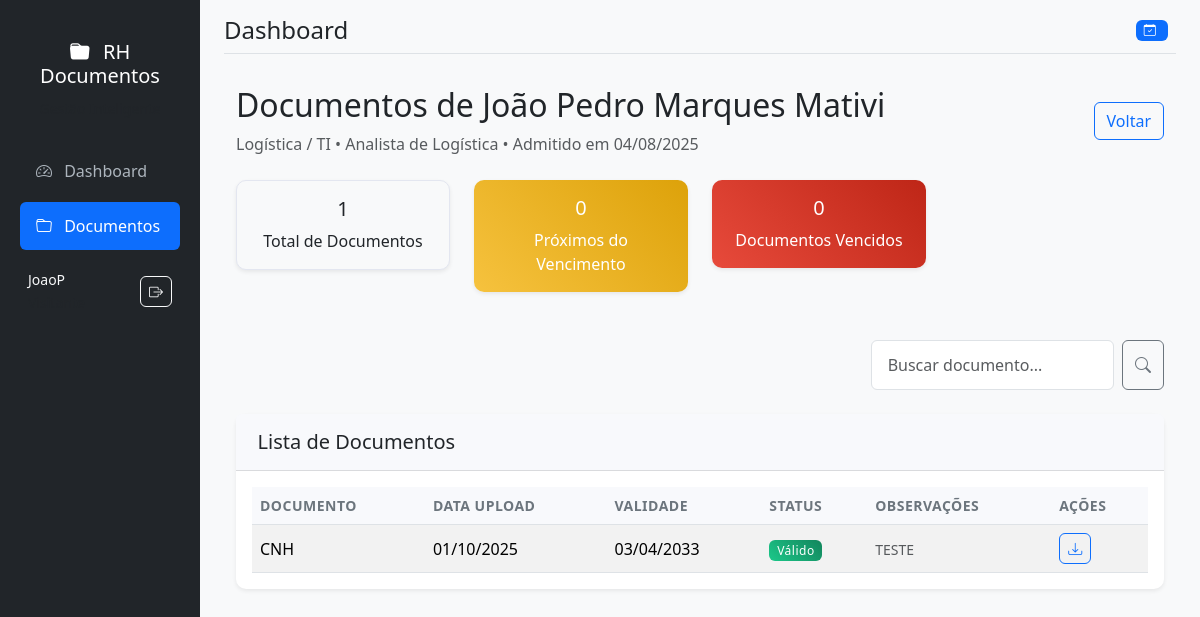
/colaborador/1/documentos (signed in), run on an earlier commit of the app's database.
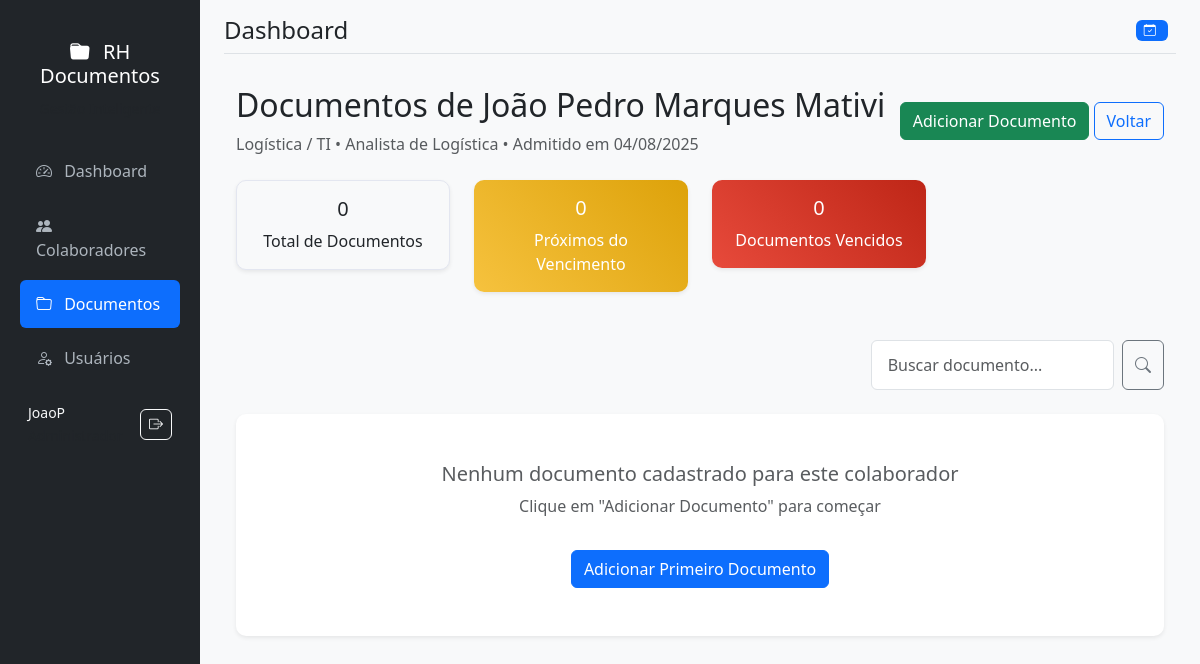
And on a later commit of the database.
### models.py (models this page shows)
class Documento(db.Model):
    id = db.Column(db.Integer, primary_key=True)
    colaborador_id = db.Column(db.Integer, db.ForeignKey('colaborador.id'), nullable=False)
    nome = db.Column(db.String(100), nullable=False)
    tipo_validade = db.Column(db.String(20), nullable=False)  # indeterminado, 3, 6, 12, personalizado
    data_upload = db.Column(db.DateTime, default=datetime.utcnow)
    data_validade = db.Column(db.Date)
    arquivo = db.Column(db.String(200), nullable=False)
    observacoes = db.Column(db.Text)
    def status_vencimento(self):
        if self.tipo_validade == 'indeterminado':
            return 'válido'
        hoje = datetime.now().date()
        if self.data_validade < hoje:
            return 'vencido'
        elif (self.data_validade - hoje).days <= 30:
            return 'proximo_vencer'
        else:
            return 'válido'

### app.py (the view)
@app.route('/colaborador/<int:colaborador_id>/documentos')
@login_required
def documentos_colaborador(colaborador_id):
    colaborador = Colaborador.query.get_or_404(colaborador_id)
    search_query = request.args.get('search', '').strip()
    query = Documento.query.filter_by(colaborador_id=colaborador_id)
    if search_query:
        query = query.filter(Documento.nome.ilike(f'%{search_query}%'))
    documentos = query.all()
    return render_template('documentos_colaborador.html',
                         colaborador=colaborador,
                         documentos=documentos,
                         search_query=search_query) # Passa o termo de busca para o template

### app.py (called while the page is built)
@login_manager.user_loader
def load_user(user_id):
    return User.query.get(int(user_id))

### models.py (called while the page is built)
    def has_permission(self, permission):
        roles_permissions = {
            'visitante': ['download'],
            'operador': ['download', 'add_documento', 'add_colaborador', 'renovar_documento'],
            'gestor': ['download', 'add_documento', 'add_colaborador', 'renovar_documento', 'edit_documento', 'delete_documento'],
            'administrador': ['download', 'add_documento', 'add_colaborador', 'renovar_documento', 'edit_documento', 'delete_documento', 'add_usuario']
        }
        return permission in roles_permissions.get(self.role, [])

### templates/documentos_colaborador.html (shortened to what the changed rows need)
{% extends "base.html" %}
{% block content %}
<div class="d-flex justify-content-between align-items-center mb-4">
    <div>
        <h2>Documentos de {{ colaborador.nome }}</h2>
    </div>
    <div>
        {% if current_user.has_permission('add_documento') %}
        <a href="{{ url_for('novo_documento', colaborador_id=colaborador.id) }}" class="btn btn-success">
            Adicionar Documento
        </a>
        {% endif %}
        <a href="{{ url_for('documentos') }}" class="btn btn-outline-primary">Voltar</a>
    </div>
</div>
<div class="row mb-4">
    <div class="col-md-3">
        <div class="card bg-light">
            <div class="card-body text-center">
                <h5 class="card-title">{{ documentos|length }}</h5>
                <p class="card-text">Total de Documentos</p>
            </div>
        </div>
    </div>
</div>
{% if documentos %}
<div class="card">
    <div class="card-header">
        <h5 class="mb-0">Lista de Documentos</h5>
    </div>
    <div class="card-body">
        <div class="table-responsive">
            <table class="table table-striped">
                <thead>
                    <tr>
                        <th>Documento</th>
                        <th>Data Upload</th>
                        <th>Validade</th>
                        <th>Status</th>
                        <th>Observações</th>
                        <th>Ações</th>
                    </tr>
                </thead>
                <tbody>
                    {% for doc in documentos %}
                    <tr>
                        <td>{{ doc.nome }}</td>
                        <td>{{ doc.data_upload.strftime('%d/%m/%Y') }}</td>
                        <td>
                            {% if doc.tipo_validade == 'indeterminado' %}
                                <span class="text-muted">Indeterminado</span>
                            {% else %}
                                {{ doc.data_validade.strftime('%d/%m/%Y') }}
                            {% endif %}
                        </td>
                        <td>
                            {% set status = doc.status_vencimento() %}
                            {% if status == 'vencido' %}
                                <span class="badge bg-danger">Vencido</span>
                            {% elif status == 'proximo_vencer' %}
                                <span class="badge bg-warning">Próximo</span>
                            {% else %}
                                <span class="badge bg-success">Válido</span>
                            {% endif %}
                        </td>
                        <td>
                            {% if doc.observacoes %}
                                <small class="text-muted">{{ doc.observacoes[:50] }}{% if doc.observacoes|length > 50 %}...{% endif %}</small>
                            {% else %}
                                <span class="text-muted">-</span>
                            {% endif %}
                        </td>
                        <td>
                            <div class="d-flex flex-nowrap">
                                <a href="{{ url_for('download_documento', documento_id=doc.id) }}" class="btn btn-sm btn-outline-primary me-1" title="Download">
                                    <i class="bi bi-download"></i>
                                </a>
                            </div>
                        </td>
                    </tr>
                    {% endfor %}
                </tbody>
            </table>
        </div>
    </div>
</div>
{% else %}
<div class="card">
    <div class="card-body text-center py-5">
        {% if search_query %}
            <i class="bi bi-x-circle display-1 text-muted mb-3"></i>
            <h5 class="text-muted">Nenhum documento encontrado para "{{ search_query }}"</h5>
        {% else %}
            <h5 class="text-muted">Nenhum documento cadastrado para este colaborador</h5>
            <p class="text-muted">Clique em "Adicionar Documento" para começar</p>
        {% endif %}
        {% if current_user.has_permission('add_documento') and not search_query %}
        <a href="{{ url_for('novo_documento', colaborador_id=colaborador.id) }}" class="btn btn-primary mt-3">
            Adicionar Primeiro Documento
        </a>
        {% endif %}
    </div>
</div>
{% endif %}
{% endblock %}

### templates/base.html (shortened to what the changed rows need)
<!DOCTYPE html>
<html lang="pt-br" data-bs-theme="light">
<head>
    <link href="https://cdn.jsdelivr.net/npm/bootstrap@5.3.2/dist/css/bootstrap.min.css" rel="stylesheet">
    <link href="https://cdn.jsdelivr.net/npm/bootstrap-icons@1.11.1/font/bootstrap-icons.css" rel="stylesheet">
    <link href="{{ url_for('static', filename='style.css') }}" rel="stylesheet">
</head>
<body>
    <div class="container-fluid">
        <div class="row">
            <nav id="sidebar" class="col-md-3 col-lg-2 d-md-block bg-dark sidebar collapse">
                <div class="position-sticky pt-3">
                    <ul class="nav flex-column">
                        {% if current_user.has_permission('add_colaborador') %}
                        <li class="nav-item">
                            <a class="nav-link {% if request.endpoint == 'colaboradores' or request.endpoint == 'novo_colaborador' or request.endpoint == 'editar_colaborador' %}active{% endif %}"
                               href="{{ url_for('colaboradores') }}">
                                <i class="bi bi-people-fill me-2"></i>
                                Colaboradores
                            </a>
                        </li>
                        {% endif %}
                        {% if current_user.role == 'administrador' %}
                        <li class="nav-item">
                            <a class="nav-link {% if request.endpoint == 'usuarios' or request.endpoint == 'novo_usuario' %}active{% endif %}"
                               href="{{ url_for('usuarios') }}">
                                <i class="bi bi-person-gear me-2"></i>
                                Usuários
                            </a>
                        </li>
                        {% endif %}
                    </ul>
                </div>
            </nav>
            <main class="col-md-9 ms-sm-auto col-lg-10 px-md-4 main-content">
                <div class="d-flex justify-content-between flex-wrap flex-md-nowrap align-items-center pt-3 pb-2 mb-3 border-bottom">
                    <div class="d-flex align-items-center">
                        <h1 class="h4 mb-0">{% block page_title %}Dashboard{% endblock %}</h1>
                    </div>
                </div>
                <div class="container-fluid py-3">
                    {% block content %}{% endblock %}
                </div>
            </main>
        </div>
    </div>
</body>
</html>

What changed in the data, as far as the page shows it:
removed Documento: nome "CNH", data_upload "01/10/2025", data_validade "03/04/2033", observacoes "TESTE"
changed User "JoaoP": role "visitante" → "administrador" (drawn)
Also different on the page:
{{ documentos|length }}: "1" → "0"
text no longer shown: "Lista de Documentos DOCUMENTO DATA UPLOAD VALIDADE STATUS OBSERVAÇÕES AÇÕES"
text now shown: "Colaboradores Usuários Adicionar Documento Nenhum documento cadastrado para este colaborador Clique em \"Adicionar Documento\" para começar Adicionar Primeiro Documento"
